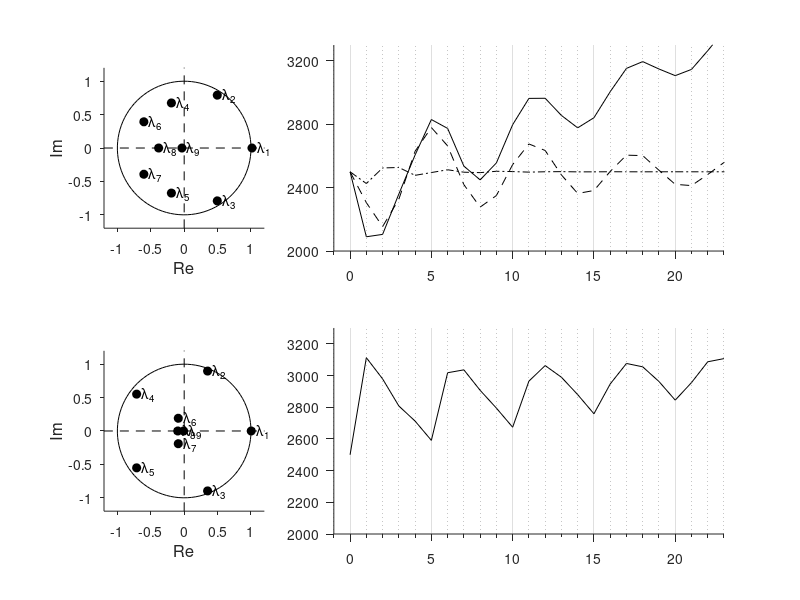
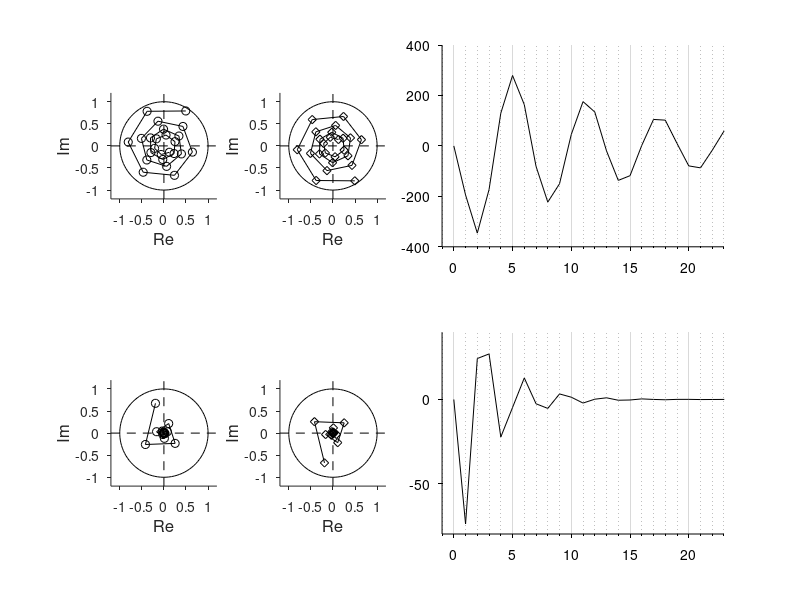
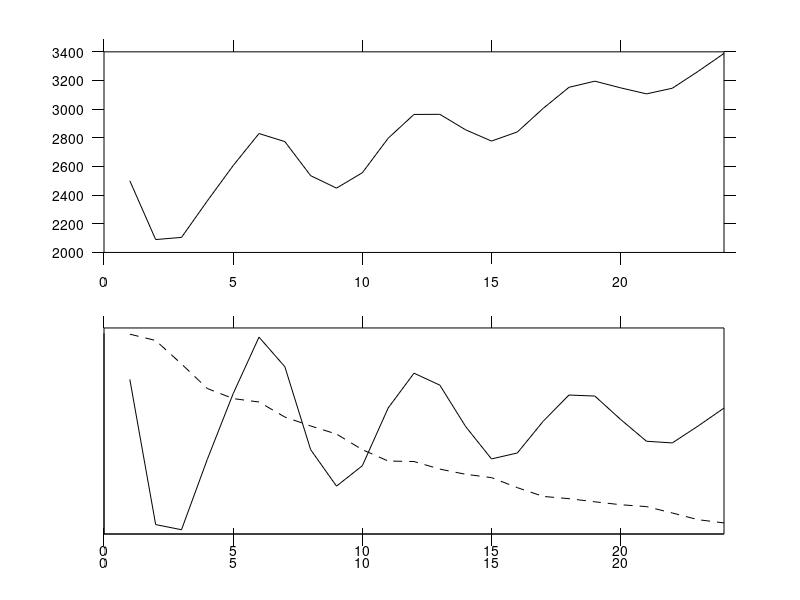

The MATLAB source for these figures, in order:
function Leslie_transients

% Project Leslie matrices to illustrate transient dynamics. Same matrix as
% used in Fig 3.5

% Assemble the matrix:
F = [0 0 0 0 0.8 1 1 1 0.1]; % fecundity
S = [0.7 0.7 0.9 0.9 0.9 0.9 0.3 0.3]; % survival
Smat = [diag(S), zeros(length(S),1)]; % lower half of matrix
L = [F;Smat];  % the full matrix

% display the eigenvalues & magnitudes:
eig(L) % eigenvalues
abs(eig(L)) % magnitudes
[W,Lambda]=eig(L); % V is right eigenvectors, Lambda is eigenvalues
Lambda = diag(Lambda); % extract diagonal vector from the matrix

% Calculate generation time:
A = 1:length(F);
G = F.*[1,cumprod(S)];
Gt = G*A'/sum(G) % generation time

% Period of oscillation:
Pd = acos(real(Lambda(2))/abs(Lambda(2)))
2.*pi./Pd

% Initial conditions:
N0 = [1000, 600, 400, 300, 200, 0 0 0 0]';

% Project:
T = 24;
N = nan(length(N0),T);
N(:,1) = N0;
for t = 2:T
    N(:,t) = L*N(:,t-1);
end

% Express transient dynamics in terms of eigenvalues:
C = W\N0; % coefficients c in the eigenvector equation


% Now for a population with much constrained reproduction:
S2 = S;
S2(4:end) = S2(4:end)*0.25;
F2 = F*9.5;
Smat2 = [diag(S2), zeros(length(S2),1)]; % lower half of matrix
L2 = [F2;Smat2];  % the full matrix
% New generation time:
G = F.*[1,cumprod(S2)];
Gt = G*A'/sum(G)

[W2,Lambda2]=eig(L2); % V is right eigenvectors, Lambda is eigenvalues
Lambda2 = diag(Lambda2); % extract diagonal vector from the matrix

max(Lambda2)
[atan(imag(Lambda)./real(Lambda)),atan(imag(Lambda2)./real(Lambda2))]

% Project:
T = 24;
N2 = nan(length(N0),T);
N2(:,1) = N0;
for t = 2:T
    N2(:,t) = L2*N2(:,t-1);
end


    % Calculate distance metrics
    T2 = 100;
    NN = nan(length(N0),T2);
    NN(:,1) = N0;
    for t = 2:T2
    NN(:,t) = L*NN(:,t-1);
    end
    WW = W(:,1);
    WW = abs(WW)./sum(abs(WW));
    CC = abs(C(1));
    
    Delta = abs(sum(NN./(max(Lambda).^(1:T2)) - repmat(WW,[1,T2]))); % Duncan & Duncan Delta
    
  %  s = sum(NN./(max(Lambda).^(1:T2)) - repmat(CC.*NN(:,1),[1,T2]));
    s = sum(NN./(max(Lambda).^(1:T2)) - repmat(abs(CC.*W(:,1)),[1,T2]));

    
    D1 = flipud(abs(cumsum(flipud(s(:)))));
    D2 = flipud(cumsum(flipud(abs(s(:)))));
    

% Plots:



% Figure 1: timeseries of total population abundance
figure(1)
clf
set(gcf,'units','cent','position',[10 10 21 15])

% Plot eigenvalues in complex plane:
subplot(2,3,1) 
hold on
do_unit_circle
for l = 1:length(Lambda)
    plot(real(Lambda(l)),imag(Lambda(l)),'ko','markerfacecolor','k')
    text(real(Lambda(l))+0.075,imag(Lambda(l)),strcat('\lambda','_',num2str(l)),'fontsize',10)
end
format_complex_plane


% Plot transient dynamics:
subplot(2,3,2:3)
hold on
plot(1:T,sum(N),'k-')
set(gca,'xtick',1:5:100,'xticklabel',0:5:100,'ytick',0:400:10000)
set(gca,'tickdir','out','ticklength',[0.02 0.02])
set(gca,'xminorgrid','on','xminortick','on','xgrid','on')
set(gca,'ylim',[2000 3300])
set(gca,'xlim',[0 24])
    

% Plot eigenvalues in complex plane:
subplot(2,3,4) 
hold on
do_unit_circle
for l = 1:length(Lambda2)
    plot(real(Lambda2(l)),imag(Lambda2(l)),'ko','markerfacecolor','k')
    text(real(Lambda2(l))+0.075,imag(Lambda2(l)),strcat('\lambda','_',num2str(l)),'fontsize',10)
end
format_complex_plane
abs(Lambda2)


% Plot transient dynamics
subplot(2,3,5:6)
hold on
plot(1:T,sum(N2),'k-')

set(gca,'xtick',1:5:100,'xticklabel',0:5:100,'ytick',0:200:10000)
set(gca,'tickdir','out','ticklength',[0.02 0.02])
set(gca,'xminorgrid','on','xminortick','on','xgrid','on')
set(gca,'ylim',[2000 3300])
set(gca,'xlim',[0 24])

%----------------------------------------------
% Figure 2: 
% Plot the iteration of 2nd & 3rd eigenvalues
figure(2)
clf
set(gcf,'units','cent','position',[10 10 21 10])

% Plot eigenvalues in complex plane:
subplot(2,4,1) 
hold on
do_unit_circle
Lam2s = Lambda(2).^(1:T);
plot(Lam2s,'ko')

for t = 1:(T-1)
    plot([real(Lam2s(t)),real(Lam2s(t+1))],[imag(Lam2s(t)),imag(Lam2s(t+1))],'k-')
end
format_complex_plane

subplot(2,4,2) 
hold on
do_unit_circle
Lam3s = Lambda(3).^(1:T);
plot(Lam3s,'kd')

for t = 1:(T-1)
    plot([real(Lam3s(t)),real(Lam3s(t+1))],[imag(Lam3s(t)),imag(Lam3s(t+1))],'k-')
end
format_complex_plane


% Plot sequence of eigenvector terms
subplot(2,4,3:4)
hold on

E = Lam2s.*C(2).*sum(W(:,2)) + Lam3s.*C(3).*sum(W(:,3)); % 2nd & 3rd terms in eigen expansion


plot(1:(T+1),[0, real(E)],'k-')

set(gca,'xtick',1:5:100,'xticklabel',0:5:100,'ytick',-1000:200:1000)
set(gca,'tickdir','out','ticklength',[0.015 0.015])
set(gca,'xminorgrid','on','xminortick','on','xgrid','on')
set(gca,'ylim',[-400 400])
set(gca,'xlim',[0 24],'xcolor','k','ycolor','k')

% plot 2&3 eigenvalues back on Fig 1b
figure(1)
subplot(2,3,2:3)
plot(1:(T+1),sum(N(:,1))+[0,real(E)],'k--')

% Second row: 4th & 5th:
figure(2)
subplot(2,4,5) 
hold on
do_unit_circle
Lam4s = Lambda(4).^(1:T);
plot(Lam4s,'ko')

for t = 1:(T-1)
    plot([real(Lam4s(t)),real(Lam4s(t+1))],[imag(Lam4s(t)),imag(Lam4s(t+1))],'k-')
end
format_complex_plane

subplot(2,4,6) 
hold on
do_unit_circle
Lam5s = Lambda(5).^(1:T);
plot(Lam5s,'kd')

for t = 1:(T-1)
    plot([real(Lam5s(t)),real(Lam5s(t+1))],[imag(Lam5s(t)),imag(Lam5s(t+1))],'k-')
end
format_complex_plane


% Plot sequence of eigenvector terms
subplot(2,4,7:8)
hold on

E = Lam4s.*C(4).*sum(W(:,4)) + Lam5s.*C(5).*sum(W(:,5)); % 2nd & 3rd terms in eigen expansion


plot(1:(T+1),[0, real(E)],'k-')

set(gca,'xtick',1:5:100,'xticklabel',0:5:100,'ytick',-1000:50:1000)
set(gca,'tickdir','out','ticklength',[0.015 0.015])
set(gca,'xminorgrid','on','xminortick','on','xgrid','on')
%set(gca,'ylim',[-400 400])
set(gca,'xlim',[0 24],'xcolor','k','ycolor','k')

% plot 4&5 eigenvalues back on Fig 1b
figure(1)
subplot(2,3,2:3)
plot(1:(T+1),sum(N(:,1))+[0,real(E)],'k-.')

% Figure 3: transient convergence metrics:

figure(3)
clf
set(gcf,'units','cent','position',[20 10 9 18])
subplot(2,1,1)
plot(1:T,sum(N),'k')
set(gca,'xlim',[0 24],'xcolor','k','ycolor','k')
set(gca,'tickdir','out','ticklength',[0.02 0.02])

subplot(2,1,2)
hold on
plot(1:T,Delta(1:T),'k-')
Pos = get(gca,'position');
set(gca,'color','none')
set(gca,'xlim',[0 24],'xcolor','k','ycolor','k')
set(gca,'ytick',[])
axes
set(gca,'position',Pos)
plot(1:T,D1(1:T),'k--')
plot(1:T,D2(1:T),'k--')

set(gca,'xlim',[0 24],'xcolor','k','ycolor','k')
set(gca,'yaxislocation','right','color','none')
set(gca,'tickdir','out','ticklength',[0.02 0.02])
set(gca,'ytick',[])
set(gca,'position',Pos)


function do_unit_circle

% plot unit circle
Theta = linspace(0,2*pi,100);
[x,y] = pol2cart(Theta,1);
plot(x,y,'k-')
plot([-2 2],[0 0],'k--')
plot([0 0],[-2 2],'k--')

function format_complex_plane
axis equal
xlim([-1.2 1.2])
ylim([-1.2 1.2])
set(gca,'tickdir','out','ticklength',[0.02 0.02])
ylabel('Im','fontsize',12)
xlabel('Re','fontsize',12)



